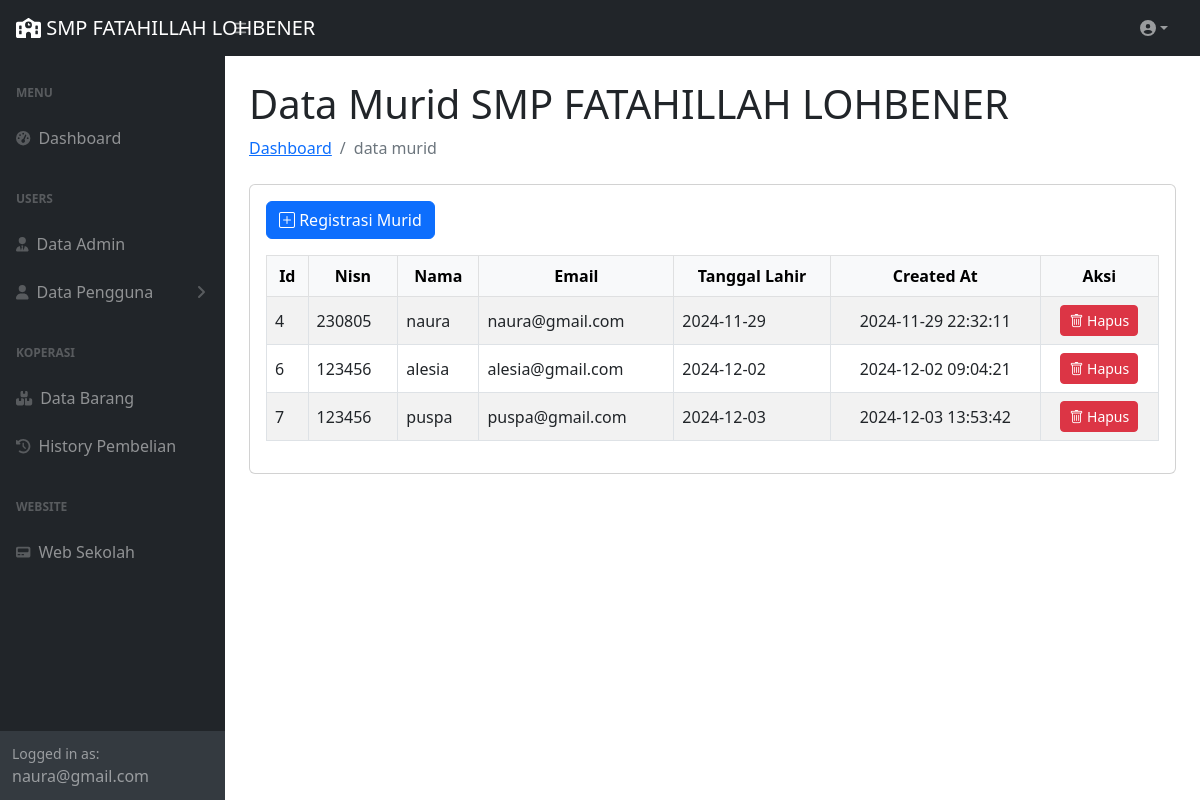
/page/murid/murid.php (signed in), run on the app's committed database.
### tables this page shows
CREATE TABLE `murid` (
  `id_murid` int(2) NOT NULL,
  `nisn` int(10) NOT NULL,
  `nama` varchar(255) NOT NULL,
  `email` varchar(255) NOT NULL,
  `password` varchar(8) NOT NULL,
  `ttl` date NOT NULL,
  `created_at` datetime NOT NULL DEFAULT current_timestamp()
);

### page/murid/murid.php (the view, shortened to what this page needs)
<?php
include '../../koneksi.php';
$query = "SELECT * FROM murid";
$result = $koneksi->query($query);
?>
<!DOCTYPE>
<html>
    <head>
    <link href="../../assets/css/styles.css" rel="stylesheet" />
    </head>
    <body class="sb-nav-fixed">
        <main>
            <div class="container-fluid px-4">
                <h1 class="mt-4">Data Murid SMP FATAHILLAH LOHBENER</h1>
                <ol class="breadcrumb mb-4">
                    <li class="breadcrumb-item"><a href="../../index.php">Dashboard</a></li>
                    <li class="breadcrumb-item active">data murid</li>
                </ol>
                <div class="card mb-4">
                    <div class="card-body">
                        <a href="../../../front/registrasimurid.php" class="btn btn-primary mb-3"><i class="bi bi-plus-square"></i> Registrasi Murid</a>
                        <table class="table table-bordered table-striped table-hover align-middle">
                            <thead class="table-light">
                                <tr align="center">
                                    <th>Id</th>
                                    <th>Nisn</th>
                                    <th>Nama</th>
                                    <th>Email</th>
                                    <th>Tanggal Lahir</th>
                                    <th>Created At</th>
                                    <th>Aksi</th>
                                </tr>
                            </thead>
                            <tbody>
                                <?php while ($row = $result->fetch_assoc()): ?>
                                <tr>
                                    <td><?= htmlspecialchars($row['id_murid']) ?></td>
                                    <td><?= htmlspecialchars($row['nisn']) ?></td>
                                    <td><?= htmlspecialchars($row['nama']) ?></td>
                                    <td><?= htmlspecialchars($row['email']) ?></td>
                                    <td><?= htmlspecialchars($row['ttl']) ?></td>
                                    <td class="text-center"><?= htmlspecialchars($row['created_at']) ?></td>
                                    <td class="text-center">
                                        <a href="hapus.php?id=<?= $row['id_murid'] ?>" class="btn btn-sm btn-danger" onclick="return confirm('Apakah Anda yakin ingin menghapus pengguna ini?')"><i class="bi bi-trash"></i> Hapus</a>
                                    </td>
                                </tr>
                                <?php endwhile; ?>
                            </tbody>
                        </table>
                    </div>
                </div>
            </div>
        </main>
    </body>
</html>
<?php
include '../../layout.php';
?>

### data on the page
murid: id_murid "4", nisn "230805", nama "naura", email "naura@gmail.com", ttl "2024-11-29", created_at "2024-11-29 22:32:11"
murid: id_murid "6", nisn "123456", nama "alesia", email "alesia@gmail.com", ttl "2024-12-02", created_at "2024-12-02 09:04:21"
murid: id_murid "7", nisn "123456", nama "puspa", email "puspa@gmail.com", ttl "2024-12-03", created_at "2024-12-03 13:53:42"

### other printed values
$_SESSION["email"] "naura@gmail.com"
